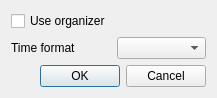
<?xml version="1.0" encoding="UTF-8"?>
<ui version="4.0">
 <class>AppletClockSettings</class>
 <widget class="QDialog" name="AppletClockSettings">
  <property name="geometry">
   <rect>
    <x>0</x>
    <y>0</y>
    <width>217</width>
    <height>97</height>
   </rect>
  </property>
  <property name="windowTitle">
   <string>Options</string>
  </property>
  <layout class="QVBoxLayout" name="verticalLayout_2">
   <item>
    <layout class="QVBoxLayout" name="verticalLayout">
     <item>
      <layout class="QGridLayout" name="gridLayout">
       <item row="1" column="1">
        <widget class="QComboBox" name="timeFormat"/>
       </item>
       <item row="1" column="0">
        <widget class="QLabel" name="label_timeFormat">
         <property name="text">
          <string>Time format</string>
         </property>
        </widget>
       </item>
       <item row="0" column="0">
        <widget class="QCheckBox" name="useorganizer">
         <property name="text">
          <string>Use organizer</string>
         </property>
        </widget>
       </item>
      </layout>
     </item>
     <item>
      <widget class="QDialogButtonBox" name="buttonBox">
       <property name="orientation">
        <enum>Qt::Horizontal</enum>
       </property>
       <property name="standardButtons">
        <set>QDialogButtonBox::Cancel|QDialogButtonBox::Ok</set>
       </property>
      </widget>
     </item>
    </layout>
   </item>
  </layout>
 </widget>
 <tabstops>
  <tabstop>useorganizer</tabstop>
  <tabstop>timeFormat</tabstop>
  <tabstop>buttonBox</tabstop>
 </tabstops>
 <resources/>
 <connections>
  <connection>
   <sender>buttonBox</sender>
   <signal>accepted()</signal>
   <receiver>AppletClockSettings</receiver>
   <slot>accept()</slot>
   <hints>
    <hint type="sourcelabel">
     <x>209</x>
     <y>89</y>
    </hint>
    <hint type="destinationlabel">
     <x>157</x>
     <y>96</y>
    </hint>
   </hints>
  </connection>
  <connection>
   <sender>buttonBox</sender>
   <signal>rejected()</signal>
   <receiver>AppletClockSettings</receiver>
   <slot>reject()</slot>
   <hints>
    <hint type="sourcelabel">
     <x>209</x>
     <y>89</y>
    </hint>
    <hint type="destinationlabel">
     <x>216</x>
     <y>96</y>
    </hint>
   </hints>
  </connection>
 </connections>
</ui>
